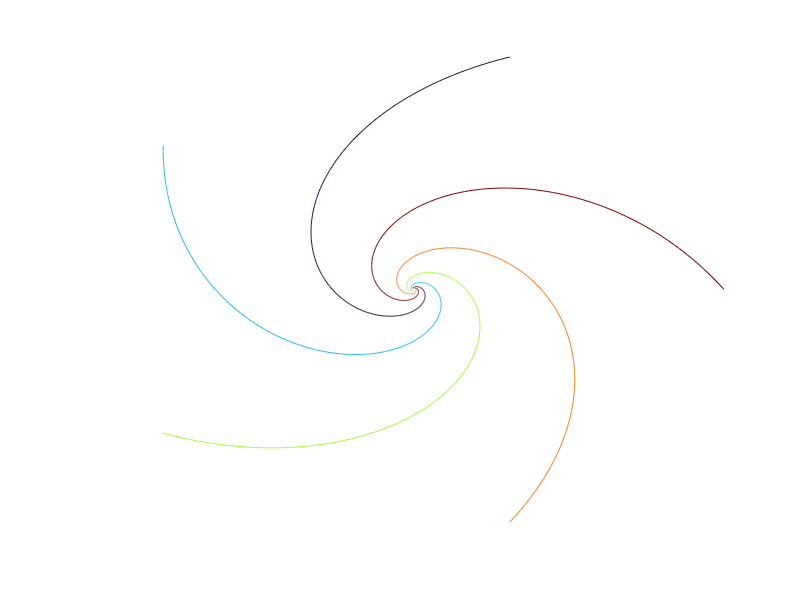

Source code (MATLAB):
% Code by Isabel Beach 
% Simulate a pursuit curve with the desired specifications.
% timeFinal: number of steps to run the simulation for.
% saveImage: logical determining if you want to save a png of the image.
% filename: string of desired filename (excluding file type extension).
% imageStyle: number determining how to plot the simulation
%               1: Draw trajectory of each pursuer.
%               2: Draw a line between each pursuer and its prey at each time step.
% speed: real number determining how far each pursuer moves per time step
% pursuerNum: number of pursuers
% preyOffset: number determining the prey of each pursuer. Each pursuer 
%             chases the pursuer preyOffset+1 places to its right.


timeFinal = 300;
saveImage = 1;
filename = 'pursuit';
imageStyle = 1;
speed = 0.025;
pursuerNum = 5;
preyOffset = 0;

figure(1);
clf(1);
axis off;
box off;
hold on;
speedList = speed.*ones(1, pursuerNum);
cmap = turbo(pursuerNum);
pursuerList = 1:pursuerNum;
preyList = pursuerList(mod(pursuerList + preyOffset, numel(pursuerList)) + 1);
x = cos(2*pi/pursuerNum*pursuerList);
y = sin(2*pi/pursuerNum*pursuerList);
for iTime = 1:timeFinal
    heading = [-x(pursuerList) + x(preyList); -y(pursuerList) + y(preyList)];
    xNew = x + speedList.*heading(1,:);
    yNew = y + speedList.*heading(2,:);
    for iPursuer = 1:pursuerNum
        if imageStyle == 1
            plot([x(iPursuer), xNew(iPursuer)], [y(iPursuer), yNew(iPursuer)], 'Color', cmap(iPursuer, :))
        else
            iPrey = preyList(iPursuer);
            plot(x([iPrey, iPursuer]), y([iPrey, iPursuer]), 'Color', cmap(iPursuer, :))
        end
    end
    x = xNew;
    y = yNew;
end
if saveImage
    print(gcf, [filename,'.png'], '-dpng', '-r150');
end